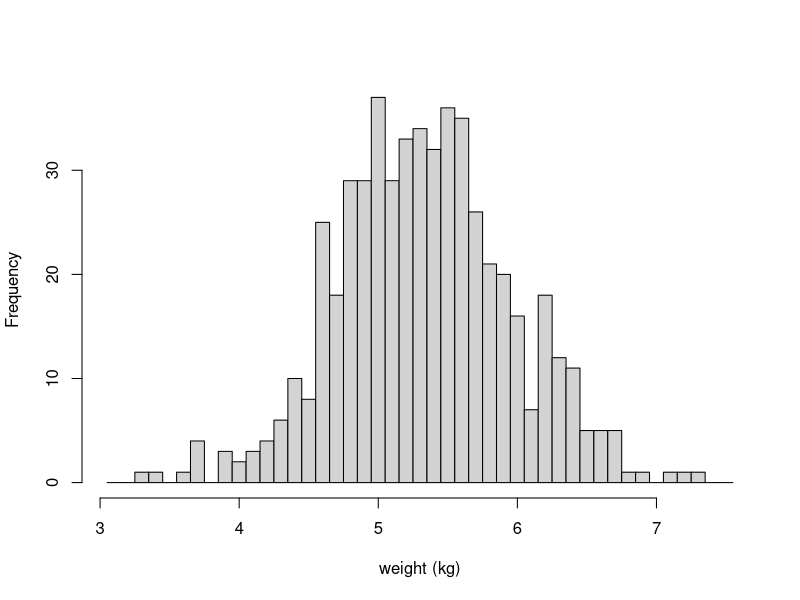

Here is the R script that generated this plot:
## ---- chunk 1
#| tbl-cap: Extract of simulated red panda weights.
#| label: tab-red-panda-weights
# file paths within a notebook are relative to that notebook
red_panda_weights <- read.csv("../data/red-panda-weights.csv", row.names = 1)
head(red_panda_weights)
## ---- chunk 2
#| fig-cap: Histogram of red panda weights.
#| fig-align: center
#| label: fig-red-panda-weights
hist(
  x = red_panda_weights$weight,
  main = "",
  xlab = "weight (kg)",
  breaks = seq(3.05, 7.55, by = 0.1))
